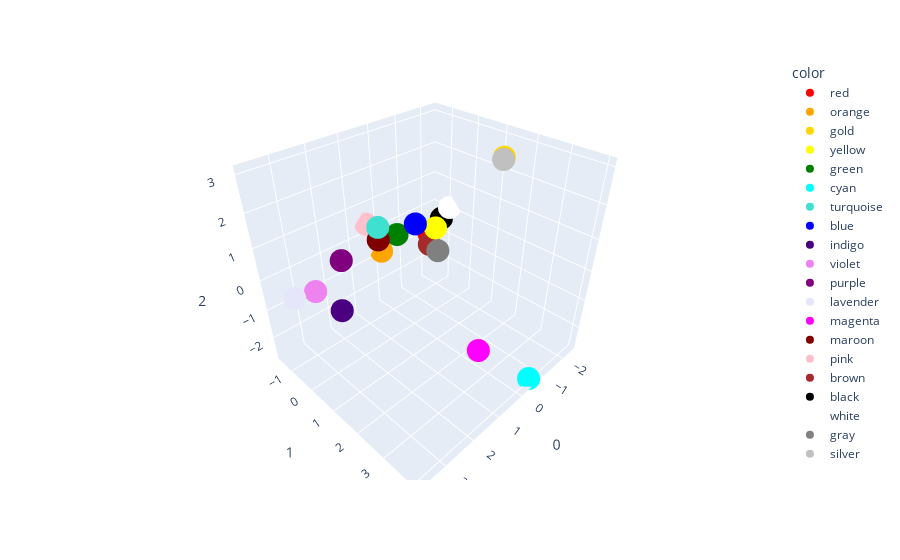

The code cell stored with this chart in its notebook:
### Code cell
fig = px.scatter_3d(
    components_df, x='0', y='1', z='2', color='color',
    hover_data={'color': True, '0': False, '1': False, '2': False},
    color_discrete_sequence=color_words
)
fig.show()

### Figure 1 — Plotly figure (JSON) as saved in the notebook; plotly's stock layout.template omitted (floating-point values rounded to 4 significant figures)
{"data": [{"customdata": [["red"]], "hovertemplate": "color=%{customdata[0]}<extra></extra>", "legendgroup": "red", "marker": {"color": "red", "symbol": "circle"}, "mode": "markers", "name": "red", "scene": "scene", "showlegend": true, "type": "scatter3d", "x": [-1.769], "y": [-1.13], "z": [-0.7244]}, {"customdata": [["orange"]], "hovertemplate": "color=%{customdata[0]}<extra></extra>", "legendgroup": "orange", "marker": {"color": "orange", "symbol": "circle"}, "mode": "markers", "name": "orange", "scene": "scene", "showlegend": true, "type": "scatter3d", "x": [-0.05666], "y": [-1.526], "z": [-0.8093]}, {"customdata": [["gold"]], "hovertemplate": "color=%{customdata[0]}<extra></extra>", "legendgroup": "gold", "marker": {"color": "gold", "symbol": "circle"}, "mode": "markers", "name": "gold", "scene": "scene", "showlegend": true, "type": "scatter3d", "x": [-1.671], "y": [1.669], "z": [2.775]}, {"customdata": [["yellow"]], "hovertemplate": "color=%{customdata[0]}<extra></extra>", "legendgroup": "yellow", "marker": {"color": "yellow", "symbol": "circle"}, "mode": "markers", "name": "yellow", "scene": "scene", "showlegend": true, "type": "scatter3d", "x": [-1.66], "y": [-0.7364], "z": [-0.3021]}, {"customdata": [["green"]], "hovertemplate": "color=%{customdata[0]}<extra></extra>", "legendgroup": "green", "marker": {"color": "green", "symbol": "circle"}, "mode": "markers", "name": "green", "scene": "scene", "showlegend": true, "type": "scatter3d", "x": [-0.2121], "y": [-0.933], "z": [-0.009902]}, {"customdata": [["cyan"]], "hovertemplate": "color=%{customdata[0]}<extra></extra>", "legendgroup": "cyan", "marker": {"color": "cyan", "symbol": "circle"}, "mode": "markers", "name": "cyan", "scene": "scene", "showlegend": true, "type": "scatter3d", "x": [-0.5], "y": [4.019], "z": [-2.649]}, {"customdata": [["turquoise"]], "hovertemplate": "color=%{customdata[0]}<extra></extra>", "legendgroup": "turquoise", "marker": {"color": "turquoise", "symbol": "circle"}, "mode": "markers", "name": "turquoise", "scene": "scene", "showlegend": true, "type": "scatter3d", "x": [2.202], "y": [1.21], "z": [2.13]}, {"customdata": [["blue"]], "hovertemplate": "color=%{customdata[0]}<extra></extra>", "legendgroup": "blue", "marker": {"color": "blue", "symbol": "circle"}, "mode": "markers", "name": "blue", "scene": "scene", "showlegend": true, "type": "scatter3d", "x": [-0.5742], "y": [-0.511], "z": [0.3785]}, {"customdata": [["indigo"]], "hovertemplate": "color=%{customdata[0]}<extra></extra>", "legendgroup": "indigo", "marker": {"color": "indigo", "symbol": "circle"}, "mode": "markers", "name": "indigo", "scene": "scene", "showlegend": true, "type": "scatter3d", "x": [2.746], "y": [0.1963], "z": [-0.5568]}, {"customdata": [["violet"]], "hovertemplate": "color=%{customdata[0]}<extra></extra>", "legendgroup": "violet", "marker": {"color": "violet", "symbol": "circle"}, "mode": "markers", "name": "violet", "scene": "scene", "showlegend": true, "type": "scatter3d", "x": [3.096], "y": [-0.3738], "z": [-0.05191]}, {"customdata": [["purple"]], "hovertemplate": "color=%{customdata[0]}<extra></extra>", "legendgroup": "purple", "marker": {"color": "purple", "symbol": "circle"}, "mode": "markers", "name": "purple", "scene": "scene", "showlegend": true, "type": "scatter3d", "x": [1.618], "y": [-1.29], "z": [-0.2465]}, {"customdata": [["lavender"]], "hovertemplate": "color=%{customdata[0]}<extra></extra>", "legendgroup": "lavender", "marker": {"color": "lavender", "symbol": "circle"}, "mode": "markers", "name": "lavender", "scene": "scene", "showlegend": true, "type": "scatter3d", "x": [3.702], "y": [-0.3679], "z": [0.06856]}, {"customdata": [["magenta"]], "hovertemplate": "color=%{customdata[0]}<extra></extra>", "legendgroup": "magenta", "marker": {"color": "magenta", "symbol": "circle"}, "mode": "markers", "name": "magenta", "scene": "scene", "showlegend": true, "type": "scatter3d", "x": [0.1598], "y": [2.719], "z": [-2.024]}, {"customdata": [["maroon"]], "hovertemplate": "color=%{customdata[0]}<extra></extra>", "legendgroup": "maroon", "marker": {"color": "maroon", "symbol": "circle"}, "mode": "markers", "name": "maroon", "scene": "scene", "showlegend": true, "type": "scatter3d", "x": [0.4863], "y": [-0.9684], "z": [0.09029]}, {"customdata": [["pink"]], "hovertemplate": "color=%{customdata[0]}<extra></extra>", "legendgroup": "pink", "marker": {"color": "pink", "symbol": "circle"}, "mode": "markers", "name": "pink", "scene": "scene", "showlegend": true, "type": "scatter3d", "x": [0.4757], "y": [-1.509], "z": [0.3907]}, {"customdata": [["brown"]], "hovertemplate": "color=%{customdata[0]}<extra></extra>", "legendgroup": "brown", "marker": {"color": "brown", "symbol": "circle"}, "mode": "markers", "name": "brown", "scene": "scene", "showlegend": true, "type": "scatter3d", "x": [-1.492], "y": [-0.8419], "z": [-0.8888]}, {"customdata": [["black"]], "hovertemplate": "color=%{customdata[0]}<extra></extra>", "legendgroup": "black", "marker": {"color": "black", "symbol": "circle"}, "mode": "markers", "name": "black", "scene": "scene", "showlegend": true, "type": "scatter3d", "x": [-2.161], "y": [-0.9581], "z": [-0.2413]}, {"customdata": [["white"]], "hovertemplate": "color=%{customdata[0]}<extra></extra>", "legendgroup": "white", "marker": {"color": "white", "symbol": "circle"}, "mode": "markers", "name": "white", "scene": "scene", "showlegend": true, "type": "scatter3d", "x": [-2.423], "y": [-0.8552], "z": [0.09127]}, {"customdata": [["gray"]], "hovertemplate": "color=%{customdata[0]}<extra></extra>", "legendgroup": "gray", "marker": {"color": "gray", "symbol": "circle"}, "mode": "markers", "name": "gray", "scene": "scene", "showlegend": true, "type": "scatter3d", "x": [-0.9408], "y": [0.06675], "z": [-0.4618]}, {"customdata": [["silver"]], "hovertemplate": "color=%{customdata[0]}<extra></extra>", "legendgroup": "silver", "marker": {"color": "silver", "symbol": "circle"}, "mode": "markers", "name": "silver", "scene": "scene", "showlegend": true, "type": "scatter3d", "x": [-1.027], "y": [2.121], "z": [3.042]}], "layout": {"legend": {"title": {"text": "color"}, "tracegroupgap": 0}, "margin": {"t": 60}, "scene": {"domain": {"x": [0, 1], "y": [0, 1]}, "xaxis": {"title": {"text": "0"}}, "yaxis": {"title": {"text": "1"}}, "zaxis": {"title": {"text": "2"}}}}}
